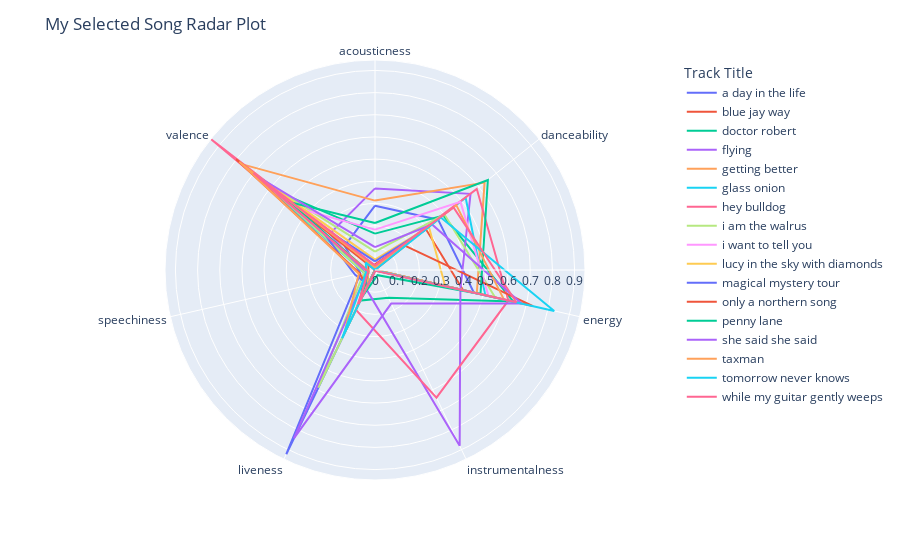

Notebook code cell kept with this figure:
### Code cell
# these can be adjusted
feature_list = ["danceability", "energy", "speechiness", "liveness", "acousticness", "valence", 'instrumentalness']

# one album
rubber_soul = beatles_data[beatles_data['album'] == 'Rubber Soul']

# a genre
psychedelic_rock_pop = beatles_data[beatles_data['genre'].isin(['psychedelic rock', 'psychedlic pop'])].reset_index().copy()

# note that we must 'pass' the correct df to this function
# note that we can change the title
audio_feature_radar(psychedelic_rock_pop, feature_list, "My Selected Song Radar Plot")

### Figure 1 — Plotly figure (JSON) as saved in the notebook; plotly's stock layout.template omitted (floating-point values rounded to 4 significant figures)
{"data": [{"hovertemplate": "Track Title=a day in the life<br>value=%{r}<br>variable=%{theta}<extra></extra>", "legendgroup": "a day in the life", "line": {"color": "#636efa", "dash": "solid"}, "marker": {"symbol": "circle"}, "mode": "lines", "name": "a day in the life", "r": [0.29, 0.364, 0.364, 0.457, 0.000106, 0.922, 0.0675, 0.175, 0.29], "showlegend": true, "subplot": "polar", "theta": ["acousticness", "danceability", "danceability", "energy", "instrumentalness", "liveness", "speechiness", "valence", "acousticness"], "type": "scatterpolar"}, {"hovertemplate": "Track Title=blue jay way<br>value=%{r}<br>variable=%{theta}<extra></extra>", "legendgroup": "blue jay way", "line": {"color": "#EF553B", "dash": "solid"}, "marker": {"symbol": "circle"}, "mode": "lines", "name": "blue jay way", "r": [0.0258, 0.294, 0.407, 0.000219, 0.0852, 0.0308, 0.0378, 0.0258], "showlegend": true, "subplot": "polar", "theta": ["acousticness", "danceability", "energy", "instrumentalness", "liveness", "speechiness", "valence", "acousticness"], "type": "scatterpolar"}, {"hovertemplate": "Track Title=doctor robert<br>value=%{r}<br>variable=%{theta}<extra></extra>", "legendgroup": "doctor robert", "line": {"color": "#00cc96", "dash": "solid"}, "marker": {"symbol": "circle"}, "mode": "lines", "name": "doctor robert", "r": [0.164, 0.394, 0.64, 0.139, 0.153, 0.0488, 0.574, 0.164], "showlegend": true, "subplot": "polar", "theta": ["acousticness", "danceability", "energy", "instrumentalness", "liveness", "speechiness", "valence", "acousticness"], "type": "scatterpolar"}, {"hovertemplate": "Track Title=flying<br>value=%{r}<br>variable=%{theta}<extra></extra>", "legendgroup": "flying", "line": {"color": "#ab63fa", "dash": "solid"}, "marker": {"symbol": "circle"}, "mode": "lines", "name": "flying", "r": [0.368, 0.551, 0.395, 0.88, 0.0932, 0.0501, 0.261, 0.368], "showlegend": true, "subplot": "polar", "theta": ["acousticness", "danceability", "energy", "instrumentalness", "liveness", "speechiness", "valence", "acousticness"], "type": "scatterpolar"}, {"hovertemplate": "Track Title=getting better<br>value=%{r}<br>variable=%{theta}<extra></extra>", "legendgroup": "getting better", "line": {"color": "#FFA15A", "dash": "solid"}, "marker": {"symbol": "circle"}, "mode": "lines", "name": "getting better", "r": [0.313, 0.632, 0.471, 5.08e-06, 0.0712, 0.0348, 0.764, 0.313], "showlegend": true, "subplot": "polar", "theta": ["acousticness", "danceability", "energy", "instrumentalness", "liveness", "speechiness", "valence", "acousticness"], "type": "scatterpolar"}, {"hovertemplate": "Track Title=glass onion<br>value=%{r}<br>variable=%{theta}<extra></extra>", "legendgroup": "glass onion", "line": {"color": "#19d3f3", "dash": "solid"}, "marker": {"symbol": "circle"}, "mode": "lines", "name": "glass onion", "r": [0.0123, 0.523, 0.51, 8.38e-05, 0.108, 0.0514, 0.789, 0.0123], "showlegend": true, "subplot": "polar", "theta": ["acousticness", "danceability", "energy", "instrumentalness", "liveness", "speechiness", "valence", "acousticness"], "type": "scatterpolar"}, {"hovertemplate": "Track Title=hey bulldog<br>value=%{r}<br>variable=%{theta}<extra></extra>", "legendgroup": "hey bulldog", "line": {"color": "#FF6692", "dash": "solid"}, "marker": {"symbol": "circle"}, "mode": "lines", "name": "hey bulldog", "r": [0.0197, 0.587, 0.617, 0.639, 0.199, 0.028, 0.947, 0.0197], "showlegend": true, "subplot": "polar", "theta": ["acousticness", "danceability", "energy", "instrumentalness", "liveness", "speechiness", "valence", "acousticness"], "type": "scatterpolar"}, {"hovertemplate": "Track Title=i am the walrus<br>value=%{r}<br>variable=%{theta}<extra></extra>", "legendgroup": "i am the walrus", "line": {"color": "#B6E880", "dash": "solid"}, "marker": {"symbol": "circle"}, "mode": "lines", "name": "i am the walrus", "r": [0.0828, 0.401, 0.556, 0.000359, 0.589, 0.0513, 0.654, 0.0828], "showlegend": true, "subplot": "polar", "theta": ["acousticness", "danceability", "energy", "instrumentalness", "liveness", "speechiness", "valence", "acousticness"], "type": "scatterpolar"}, {"hovertemplate": "Track Title=i want to tell you<br>value=%{r}<br>variable=%{theta}<extra></extra>", "legendgroup": "i want to tell you", "line": {"color": "#FF97FF", "dash": "solid"}, "marker": {"symbol": "circle"}, "mode": "lines", "name": "i want to tell you", "r": [0.182, 0.493, 0.525, 4.4e-06, 0.148, 0.0315, 0.449, 0.182], "showlegend": true, "subplot": "polar", "theta": ["acousticness", "danceability", "energy", "instrumentalness", "liveness", "speechiness", "valence", "acousticness"], "type": "scatterpolar"}, {"hovertemplate": "Track Title=lucy in the sky with diamonds<br>value=%{r}<br>variable=%{theta}<extra></extra>", "legendgroup": "lucy in the sky with diamonds", "line": {"color": "#FECB52", "dash": "solid"}, "marker": {"symbol": "circle"}, "mode": "lines", "name": "lucy in the sky with diamonds", "r": [0.0469, 0.311, 0.325, 0, 0.139, 0.0283, 0.668, 0.0469], "showlegend": true, "subplot": "polar", "theta": ["acousticness", "danceability", "energy", "instrumentalness", "liveness", "speechiness", "valence", "acousticness"], "type": "scatterpolar"}, {"hovertemplate": "Track Title=magical mystery tour<br>value=%{r}<br>variable=%{theta}<extra></extra>", "legendgroup": "magical mystery tour", "line": {"color": "#636efa", "dash": "solid"}, "marker": {"symbol": "circle"}, "mode": "lines", "name": "magical mystery tour", "r": [0.0385, 0.297, null, 3.98e-05, 0.0734, 0.0931, 0.338, 0.0385], "showlegend": true, "subplot": "polar", "theta": ["acousticness", "danceability", "energy", "instrumentalness", "liveness", "speechiness", "valence", "acousticness"], "type": "scatterpolar"}, {"hovertemplate": "Track Title=only a northern song<br>value=%{r}<br>variable=%{theta}<extra></extra>", "legendgroup": "only a northern song", "line": {"color": "#EF553B", "dash": "solid"}, "marker": {"symbol": "circle"}, "mode": "lines", "name": "only a northern song", "r": [0.000341, 0.175, 0.731, 0.000751, 0.0846, 0.0705, 0.801, 0.000341], "showlegend": true, "subplot": "polar", "theta": ["acousticness", "danceability", "energy", "instrumentalness", "liveness", "speechiness", "valence", "acousticness"], "type": "scatterpolar"}, {"hovertemplate": "Track Title=penny lane<br>value=%{r}<br>variable=%{theta}<extra></extra>", "legendgroup": "penny lane", "line": {"color": "#00cc96", "dash": "solid"}, "marker": {"symbol": "circle"}, "mode": "lines", "name": "penny lane", "r": [0.212, 0.651, 0.488, 0.026, 0.136, 0.0316, 0.49, 0.212], "showlegend": true, "subplot": "polar", "theta": ["acousticness", "danceability", "energy", "instrumentalness", "liveness", "speechiness", "valence", "acousticness"], "type": "scatterpolar"}, {"hovertemplate": "Track Title=she said she said<br>value=%{r}<br>variable=%{theta}<extra></extra>", "legendgroup": "she said she said", "line": {"color": "#ab63fa", "dash": "solid"}, "marker": {"symbol": "circle"}, "mode": "lines", "name": "she said she said", "r": [0.103, 0.329, 0.678, 0.168, 0.843, 0.0344, 0.672, 0.103], "showlegend": true, "subplot": "polar", "theta": ["acousticness", "danceability", "energy", "instrumentalness", "liveness", "speechiness", "valence", "acousticness"], "type": "scatterpolar"}, {"hovertemplate": "Track Title=taxman<br>value=%{r}<br>variable=%{theta}<extra></extra>", "legendgroup": "taxman", "line": {"color": "#FFA15A", "dash": "solid"}, "marker": {"symbol": "circle"}, "mode": "lines", "name": "taxman", "r": [0.0101, 0.469, 0.596, 0, 0.321, 0.0749, 0.783, 0.0101], "showlegend": true, "subplot": "polar", "theta": ["acousticness", "danceability", "energy", "instrumentalness", "liveness", "speechiness", "valence", "acousticness"], "type": "scatterpolar"}, {"hovertemplate": "Track Title=tomorrow never knows<br>value=%{r}<br>variable=%{theta}<extra></extra>", "legendgroup": "tomorrow never knows", "line": {"color": "#19d3f3", "dash": "solid"}, "marker": {"symbol": "circle"}, "mode": "lines", "name": "tomorrow never knows", "r": [8.4e-05, 0.38, 0.829, 0.00208, 0.342, 0.0405, 0.0534, 8.4e-05], "showlegend": true, "subplot": "polar", "theta": ["acousticness", "danceability", "energy", "instrumentalness", "liveness", "speechiness", "valence", "acousticness"], "type": "scatterpolar"}, {"hovertemplate": "Track Title=while my guitar gently weeps<br>value=%{r}<br>variable=%{theta}<extra></extra>", "legendgroup": "while my guitar gently weeps", "line": {"color": "#FF6692", "dash": "solid"}, "marker": {"symbol": "circle"}, "mode": "lines", "name": "while my guitar gently weeps", "r": [0.0205, 0.453, 0.654, 0.00395, 0.172, 0.0317, 0.702, 0.0205], "showlegend": true, "subplot": "polar", "theta": ["acousticness", "danceability", "energy", "instrumentalness", "liveness", "speechiness", "valence", "acousticness"], "type": "scatterpolar"}], "layout": {"autosize": true, "legend": {"title": {"text": "Track Title"}, "tracegroupgap": 0}, "margin": {"t": 60}, "polar": {"angularaxis": {"direction": "clockwise", "rotation": 90, "type": "category"}, "domain": {"x": [0, 1], "y": [0, 1]}, "radialaxis": {"autorange": true, "range": [0, 0.947], "type": "linear"}}, "title": {"text": "My Selected Song Radar Plot"}}}
